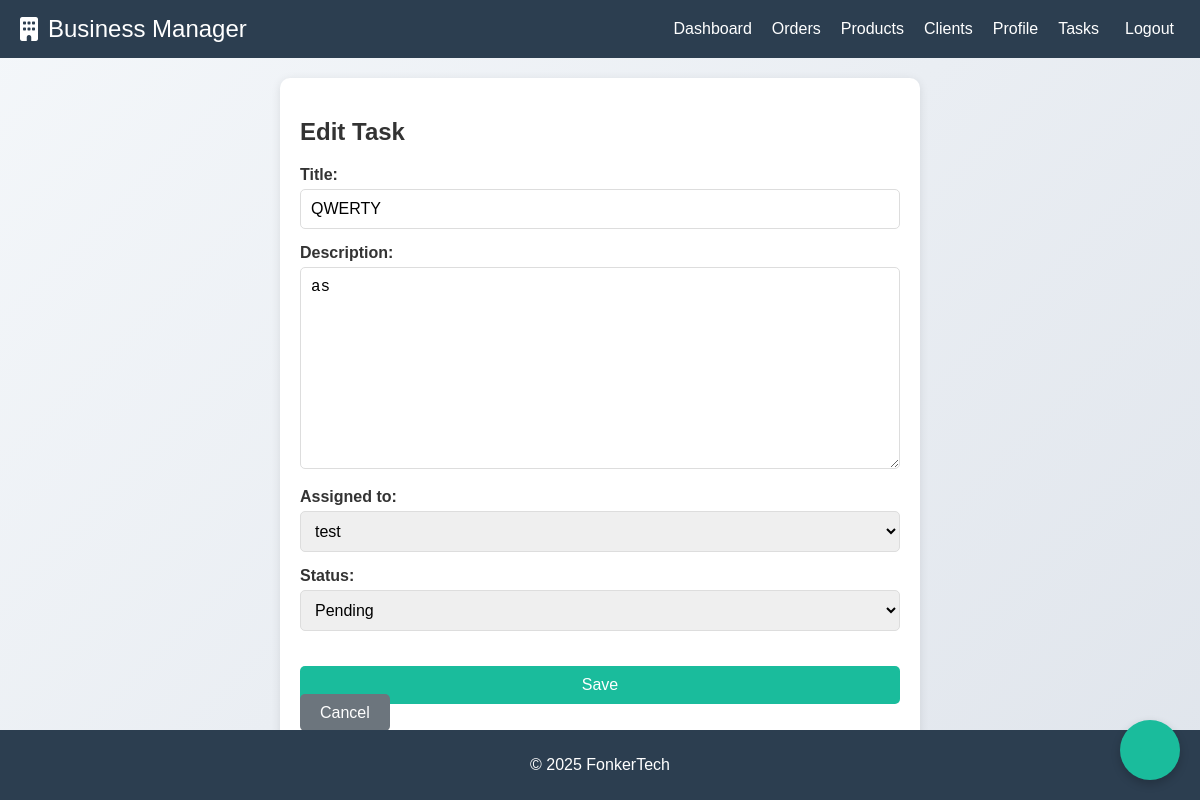
The page /tasks/1/update/ (signed in) on the database its author committed.
### management/models.py (models this page shows, shortened)
class Task(models.Model):
    STATUS_CHOICES = [
        ('pending', 'Pending'),
        ('in_progress', 'In Progress'),
        ('completed', 'Completed'),
    ]
    title = models.CharField(max_length=100)
    description = models.TextField()
    assigned_to = models.ForeignKey(User, on_delete=models.CASCADE, related_name='tasks')
    status = models.CharField(max_length=20, choices=STATUS_CHOICES, default='pending')
    created_at = models.DateTimeField(auto_now_add=True)
    updated_at = models.DateTimeField(auto_now=True)

### management/views.py (the view)
# urls.py: path('tasks/<int:pk>/update/', views.task_update, name='task_update'),
@login_required
def task_update(request, pk):
    task = get_object_or_404(Task, pk=pk)
    if request.method == 'POST':
        form = TaskForm(request.POST, instance=task)
        if form.is_valid():
            form.save()
            messages.success(request, 'Task updated successfully!')
            return redirect('task_list')
    else:
        form = TaskForm(instance=task)
    return render(request, 'management/task_form.html', {'form': form})

### management/forms.py
class TaskForm(forms.ModelForm):
    class Meta:
        model = Task
        fields = ['title', 'description', 'assigned_to', 'status']

### management/templates/management/task_form.html (shortened to what this page needs)
{% extends "management/base.html" %}
{% block content %}
<div class="form-container">
    <h2>{% if form.instance.pk %}Edit Task{% else %}Create Task{% endif %}</h2>
    <form method="post">
        <div class="form-group">
            {{ form.title.label_tag }}
            {{ form.title }}
        </div>
        <div class="form-group">
            {{ form.description.label_tag }}
            {{ form.description }}
        </div>
        <div class="form-group">
            {{ form.assigned_to.label_tag }}
            {{ form.assigned_to }}
        </div>
        <div class="form-group">
            {{ form.status.label_tag }}
            {{ form.status }}
        </div>
        <button type="submit" class="btn btn-primary">Save</button>
        <a href="{% url 'task_list' %}" class="btn btn-secondary">Cancel</a>
    </form>
</div>
{% endblock %}

### management/static/management/css/styles.css (style rules this page uses)
body { margin: 0; font-family: 'Arial', sans-serif; background-color: #f4f7fa; color: #333; }
body { font-family: Arial, sans-serif; margin: 0; padding: 0; background: linear-gradient(135deg, #f4f7fa, #e0e5ec); color: #333; min-height: 100vh; }
.form-group { text-align: left; }
.form-group label { display: block; margin-bottom: 5px; font-weight: bold; color: #333; }
.form-group input { width: 100%; padding: 10px; border: 1px solid #ddd; border-radius: 5px; font-size: 16px; box-sizing: border-box; }
.btn { background-color: #1abc9c; color: #fff; border: none; padding: 10px 20px; border-radius: 5px; font-size: 16px; cursor: pointer; margin-top: 20px; width: 100%; }
a { color: #1abc9c; text-decoration: none; }
button, .logout-button { transition: background-color 0.3s ease, transform 0.3s ease; }
.form-container { max-width: 600px; margin: 0 auto; padding: 20px; background-color: #fff; border-radius: 10px; box-shadow: 0 2px 10px rgba(0, 0, 0, 0.1); }
.form-group { margin-bottom: 15px; }
.form-group input, .form-group select, .form-group textarea { width: 100%; padding: 10px; border: 1px solid #ddd; border-radius: 5px; font-size: 16px; box-sizing: border-box; }
.btn { background-color: #1abc9c; color: #fff; border: none; padding: 10px 20px; border-radius: 5px; font-size: 16px; cursor: pointer; margin-right: 10px; }
.btn-secondary { background-color: #6c757d; }

### rows shown on the page
Task: title "QWERTY", description "as", assigned_to "test", status "Pending"
